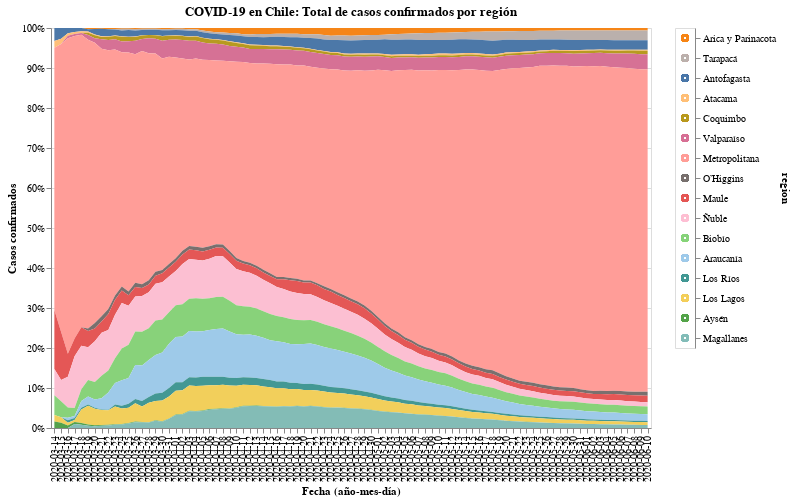

Notebook code for this chart:
### Markdown cell above
Inspirado del [tweet](https://twitter.com/NachoToledoR/status/1244631395781218306) de [@NachoToledoR](https://twitter.com/NachoToledoR).

### Code cell
#hide_input
selection2 = alt.selection_multi(fields=['region'], on='mouseover')
color = alt.condition(selection2,
                    alt.Color('region:N', scale=alt.Scale(scheme='tableau20'), legend=None),
                    alt.value('lightgray'))

chart = alt.Chart(data.iloc[176:]).mark_area().encode(
    x=alt.X('date:O', axis=alt.Axis(title='Fecha (año-mes-día)')),
    y=alt.Y('casos', axis=alt.Axis(title='Casos confirmados'), stack="normalize"),
    color=color,
    tooltip=['date', 'region', 'casos'],
    order=alt.Order(
    # Sort the segments of the bars by this field
    'codigo region',
    sort='descending'
    )
).properties(
    title='COVID-19 en Chile: Total de casos confirmados por región'
).add_selection(
    selection2
)

legend = alt.Chart(data).mark_point().encode(
    y=alt.Y('region:N', axis=alt.Axis(orient='right'), sort=regiones),
    color=color
).add_selection(
    selection2
)

chart.properties(width=600, height=400) | legend

### Figure 1 — Vega-Lite specification as saved in the notebook (floating-point values rounded to 4 significant figures; data arrays with more than 128 entries replaced by an {"elided": "..."} marker saying what was removed)
{"config": {"view": {"continuousWidth": 400, "continuousHeight": 300}}, "hconcat": [{"data": {"name": "data-43e5eab51afda7c050bbade3dc57687b"}, "mark": "area", "encoding": {"color": {"condition": {"type": "nominal", "field": "region", "legend": null, "scale": {"scheme": "tableau20"}, "selection": "selector004"}, "value": "lightgray"}, "order": {"type": "quantitative", "field": "codigo region", "sort": "descending"}, "tooltip": [{"type": "nominal", "field": "date"}, {"type": "nominal", "field": "region"}, {"type": "quantitative", "field": "casos"}], "x": {"type": "ordinal", "axis": {"title": "Fecha (año-mes-día)"}, "field": "date"}, "y": {"type": "quantitative", "axis": {"title": "Casos confirmados"}, "field": "casos", "stack": "normalize"}}, "height": 400, "selection": {"selector004": {"type": "multi", "fields": ["region"], "on": "mouseover"}}, "title": "COVID-19 en Chile: Total de casos confirmados por región", "width": 600}, {"data": {"name": "data-62074b1cb76e60cac0fbb9ad6d70d2e7"}, "mark": "point", "encoding": {"color": {"condition": {"type": "nominal", "field": "region", "legend": null, "scale": {"scheme": "tableau20"}, "selection": "selector004"}, "value": "lightgray"}, "y": {"type": "nominal", "axis": {"orient": "right"}, "field": "region", "sort": ["Arica y Parinacota", "Tarapacá", "Antofagasta", "Atacama", "Coquimbo", "Valparaíso", "Metropolitana", "O’Higgins", "Maule", "Ñuble", "Biobío", "Araucanía", "Los Ríos", "Los Lagos", "Aysén", "Magallanes"]}}, "selection": {"selector004": {"type": "multi", "fields": ["region"], "on": "mouseover"}}}], "$schema": "https://vega.github.io/schema/vega-lite/v4.8.1.json", "datasets": {"data-43e5eab51afda7c050bbade3dc57687b": {"elided": "1424 records"}, "data-62074b1cb76e60cac0fbb9ad6d70d2e7": {"elided": "1600 records"}}}
